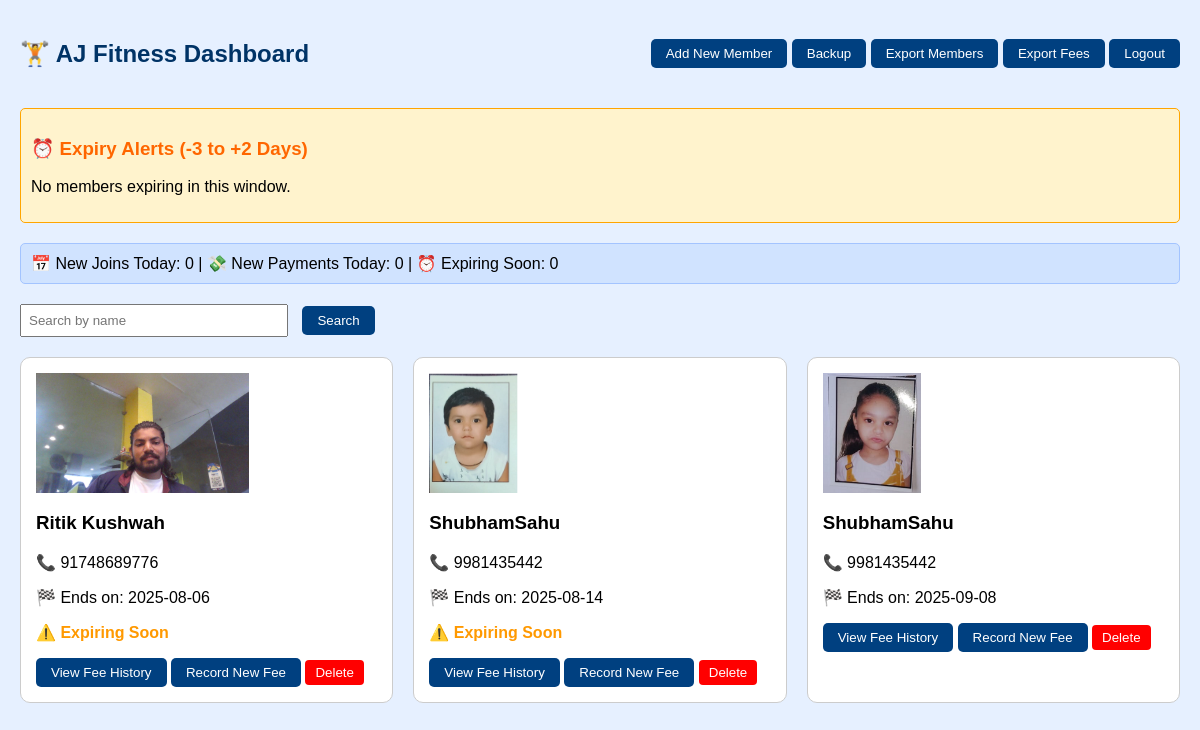
Page /dashboard (signed in) on the committed database.
### tables this page shows
CREATE TABLE members (
    id INTEGER PRIMARY KEY AUTOINCREMENT,
    name TEXT NOT NULL,
    phone TEXT,
    photo TEXT,
    start_date TEXT,
    end_date TEXT
);

### app.py (the view)
@app.route('/dashboard')
def dashboard():
    if not session.get('admin'):
        return redirect(url_for('login'))
    conn = get_db_connection()
    search = request.args.get('search', '').strip()
    if search:
        members = conn.execute("SELECT * FROM members WHERE name LIKE ?", ('%' + search + '%',)).fetchall()
    else:
        members = conn.execute("SELECT * FROM members").fetchall()
    today = date.today()
    today_str = today.isoformat()
    new_joins = conn.execute("SELECT COUNT(*) FROM members WHERE start_date = ?", (today_str,)).fetchone()[0]
    new_payments = conn.execute("SELECT COUNT(*) FROM fees WHERE date = ?", (today_str,)).fetchone()[0]
    expiring_soon = conn.execute("SELECT COUNT(*) FROM members WHERE end_date <= date('now', '+3 days') AND end_date >= date('now')").fetchone()[0]
    expiry_alerts = conn.execute("""
        SELECT * FROM members
        WHERE end_date BETWEEN date('now', '-3 day') AND date('now', '+2 day')
        ORDER BY end_date
    """).fetchall()
    updated_members = []
    for m in members:
        m = dict(m)
        m['expiring'] = (m['end_date'] <= (today + timedelta(days=3)).isoformat())
        last_fee = conn.execute("SELECT date FROM fees WHERE member_id = ? ORDER BY date DESC LIMIT 1", (m['id'],)).fetchone()
        if last_fee:
            last_fee_date = datetime.strptime(last_fee['date'], "%Y-%m-%d").date()
            m['overdue'] = (today - last_fee_date).days > 30
        else:
            m['overdue'] = True
        updated_members.append(m)
    conn.close()
    return render_template(
        'dashboard.html',
        members=updated_members,
        new_joins=new_joins,
        new_payments=new_payments,
        expiring_soon=expiring_soon,
        expiry_alerts=expiry_alerts
    )

### app.py (called while the page is built)
def get_db_connection():
    conn = sqlite3.connect(DB_PATH)
    conn.row_factory = sqlite3.Row
    return conn

### templates/dashboard.html (shortened to what this page needs)
<!DOCTYPE html>
<html>
<head>
</head>
<body>
    <header>
        <h2>🏋️ AJ Fitness Dashboard</h2>
        <div class="top-right">
            <a href="/add-member"><button>Add New Member</button></a>
            <a href="/backup"><button>Backup</button></a>
            <a href="/export/members"><button>Export Members</button></a>
            <a href="/export/fees"><button>Export Fees</button></a>
            <a href="/logout"><button>Logout</button></a>
        </div>
    </header>
<div style="background-color:#fff3cd; padding:10px; border:1px solid #ffa500; border-radius:5px; margin-top:20px;">
  <h3 style="color:#ff6600;">⏰ Expiry Alerts (-3 to +2 Days)</h3>
  {% if expiry_alerts %}
    <ul>
      {% for member in expiry_alerts %}
        <li><strong>{{ member.name }}</strong> | Expiry Date: <strong>{{ member.end_date }}</strong></li>
      {% endfor %}
    </ul>
  {% else %}
    <p>No members expiring in this window.</p>
  {% endif %}
</div>
    <div class="stats">
        📅 New Joins Today: {{ new_joins }} |
        💸 New Payments Today: {{ new_payments }} |
        ⏰ Expiring Soon: {{ expiring_soon }}
    </div>
    <div class="search-box">
        <form method="get" action="/dashboard">
            <input type="text" name="search" placeholder="Search by name">
            <button type="submit">Search</button>
        </form>
    </div>
    <div class="member-list">
        {% for member in members %}
        <div class="card">
            {% if member.photo %}
                <img src="{{ url_for('static', filename='images/' + member.photo) }}" alt="Member Photo">
            {% endif %}
            <h3>{{ member.name }}</h3>
            <p>📞 {{ member.phone }}</p>
            <p>🏁 Ends on: {{ member.end_date }}</p>
            {% if member.expiring %}
                <p class="warning">⚠️ Expiring Soon</p>
            {% endif %}
            <a href="/fee-history/{{ member.id }}"><button>View Fee History</button></a>
            <a href="/record-fee/{{ member.id }}"><button>Record New Fee</button></a>
            <form action="{{ url_for('delete_member', member_id=member.id) }}" method="POST" style="display:inline;">
  <button type="submit" onclick="return confirm('Are you sure you want to delete {{ member.name }}?')" style="color:white; background:red; border:none; padding:5px 10px; border-radius:4px;">Delete</button>
</form>
        </div>
        {% endfor %}
    </div>
</body>
</html>

### templates/dashboard.html (style rules this page uses)
body { font-family: Arial, sans-serif; background: #e6f0ff; margin: 0; padding: 20px; }
header { display: flex; justify-content: space-between; align-items: center; }
h2 { color: #003366; }
.stats { margin: 20px 0; padding: 10px; background: #d0e3ff; border: 1px solid #a3c4ff; border-radius: 5px; }
.search-box { margin-bottom: 20px; }
input[type="text"] { padding: 7px; width: 250px; margin-right: 10px; }
button { padding: 7px 15px; background: #004080; color: white; border: none; border-radius: 5px; cursor: pointer; }
.member-list { display: grid; grid-template-columns: repeat(auto-fit, minmax(300px, 1fr)); gap: 20px; }
.card { background: white; border: 1px solid #ccc; padding: 15px; border-radius: 10px; }
.card img { max-width: 100%; max-height: 120px; display: block; margin-bottom: 10px; }
.warning { color: #ff9900; font-weight: bold; }
.top-right { text-align: right; }

### rows in the picture
members: photo (picture), name "Ritik Kushwah", phone "91748689776", end_date "2025-08-06", shows "⚠️ Expiring Soon"
members: photo (picture), name "ShubhamSahu", phone "9981435442", end_date "2025-08-14", shows "⚠️ Expiring Soon"
members: photo (picture), name "ShubhamSahu", phone "9981435442", end_date "2025-09-08"

### other values in the picture
{{ new_joins }} "0"
{{ new_payments }} "0"
{{ expiring_soon }} "0"
